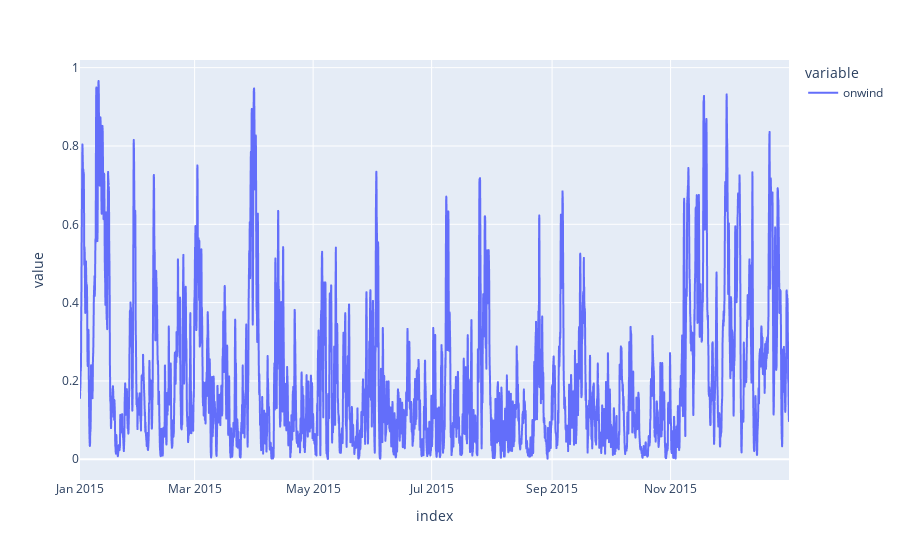

Notebook code cell kept with this figure:
### Markdown cell above
A common operation is to change the resolution of a dataset by resampling in time, which Pandas exposes through the [resample](http://pandas.pydata.org/pandas-docs/stable/timeseries.html#resampling) function.

:::{note}
The resample periods are specified using pandas [offset index](http://pandas.pydata.org/pandas-docs/stable/timeseries.html#offset-aliases) syntax.
:::

### Code cell
ts["onwind"].plot()

### Figure 1 — Plotly figure (JSON) as saved in the notebook; plotly's stock layout.template omitted (floating-point values rounded to 4 significant figures; data arrays with more than 128 entries replaced by an {"elided": "..."} marker saying what was removed)
{"data": [{"hovertemplate": "variable=onwind<br>index=%{x}<br>value=%{y}<extra></extra>", "legendgroup": "onwind", "line": {"color": "#636efa", "dash": "solid"}, "marker": {"symbol": "circle"}, "mode": "lines", "name": "onwind", "showlegend": true, "type": "scattergl", "x": {"elided": "8760 str values"}, "xaxis": "x", "y": {"elided": "8760 float values"}, "yaxis": "y"}], "layout": {"legend": {"title": {"text": "variable"}, "tracegroupgap": 0}, "margin": {"t": 60}, "xaxis": {"anchor": "y", "domain": [0, 1], "title": {"text": "index"}}, "yaxis": {"anchor": "x", "domain": [0, 1], "title": {"text": "value"}}}}
